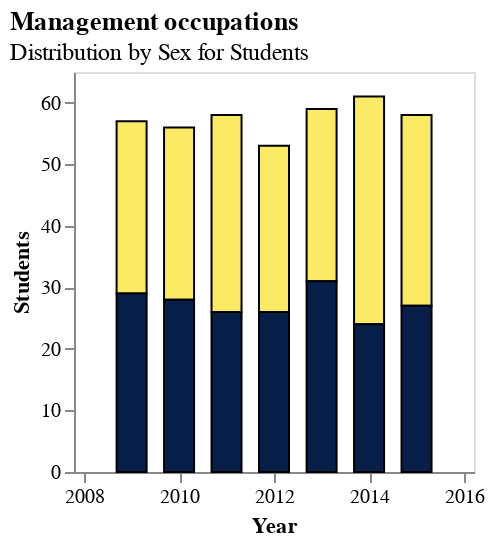

The code cell stored with this chart in its notebook:
### Code cell
TimeSeriesBar(student_melted, 'Management occupations', "Students")

### Figure 1 — Vega-Lite specification as saved in the notebook (floating-point values rounded to 4 significant figures)
{"config": {"view": {"continuousWidth": 300, "continuousHeight": 300}}, "data": {"name": "data-bd269b085b7f48f8d6b65e5ca1ca9eb7"}, "mark": {"type": "bar", "size": 15, "stroke": "black", "strokeWidth": 1}, "encoding": {"color": {"field": "SEX", "legend": null, "scale": {"range": ["#FBEA65", "#081F49"]}, "type": "nominal"}, "x": {"axis": {"grid": false, "title": "Year"}, "field": "year", "scale": {"domain": ["2008-01-01T00:00:00", "2016-01-01T00:00:00"]}, "type": "temporal"}, "y": {"axis": {"grid": false, "title": "Students"}, "field": "count", "stack": true, "type": "quantitative"}}, "height": 200, "title": {"text": "Management occupations", "subtitle": "Distribution by Sex for Students", "anchor": "start"}, "width": 200, "$schema": "https://vega.github.io/schema/vega-lite/v5.16.3.json", "datasets": {"data-bd269b085b7f48f8d6b65e5ca1ca9eb7": [{"year": "2009-01-01T00:00:00", "OCCUPATION": "Management occupations", "SEX": "F", "count": 28}, {"year": "2010-01-01T00:00:00", "OCCUPATION": "Management occupations", "SEX": "F", "count": 28}, {"year": "2011-01-01T00:00:00", "OCCUPATION": "Management occupations", "SEX": "F", "count": 32}, {"year": "2012-01-01T00:00:00", "OCCUPATION": "Management occupations", "SEX": "F", "count": 27}, {"year": "2013-01-01T00:00:00", "OCCUPATION": "Management occupations", "SEX": "F", "count": 28}, {"year": "2014-01-01T00:00:00", "OCCUPATION": "Management occupations", "SEX": "F", "count": 37}, {"year": "2015-01-01T00:00:00", "OCCUPATION": "Management occupations", "SEX": "F", "count": 31}, {"year": "2009-01-01T00:00:00", "OCCUPATION": "Management occupations", "SEX": "M", "count": 29}, {"year": "2010-01-01T00:00:00", "OCCUPATION": "Management occupations", "SEX": "M", "count": 28}, {"year": "2011-01-01T00:00:00", "OCCUPATION": "Management occupations", "SEX": "M", "count": 26}, {"year": "2012-01-01T00:00:00", "OCCUPATION": "Management occupations", "SEX": "M", "count": 26}, {"year": "2013-01-01T00:00:00", "OCCUPATION": "Management occupations", "SEX": "M", "count": 31}, {"year": "2014-01-01T00:00:00", "OCCUPATION": "Management occupations", "SEX": "M", "count": 24}, {"year": "2015-01-01T00:00:00", "OCCUPATION": "Management occupations", "SEX": "M", "count": 27}]}}
